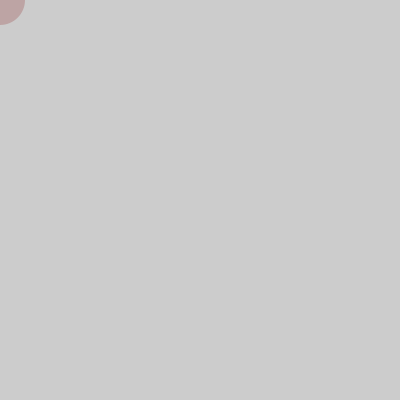
Frame 1 (no input)
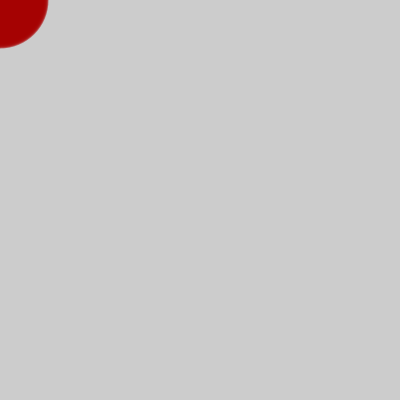
Frame 60 (the mouse pressed at the canvas centre just before this capture)
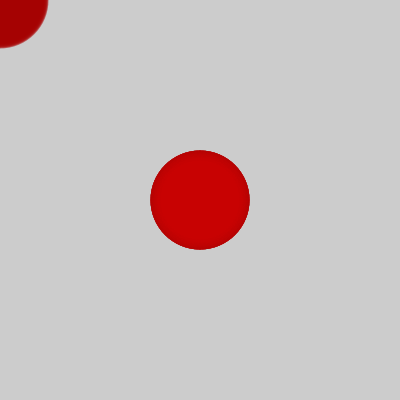
Frame 120 (the mouse held since frame 60 and released just before this capture)

The Processing sketch that drew these frames (run headless with seeded random() and noise(); from frame 60 on, the mouse is pressed at the canvas centre):

// Processing sketch: processing_183841
// ── processing_183841.pde

int rojo = 255;
int tiempo = 0;
int diametro = 50;
  
void setup() {
  size(400, 400);
}
 
void draw() {
  tiempo = tiempo + 1;    
  rojo = int(128 * (1 + sin(tiempo * 2 * PI / frameRate / 20)));
  diametro = int(50 * (1 + sin( tiempo * 2 * PI / frameRate / 5))); // Modifica el diametro del circulo con el paso del tiempo
   
  noStroke();            
  fill(rojo, 0, 0, 50);  // Añade un 50% de transparencia al color
  ellipse(mouseX, mouseY, diametro, diametro);
}
